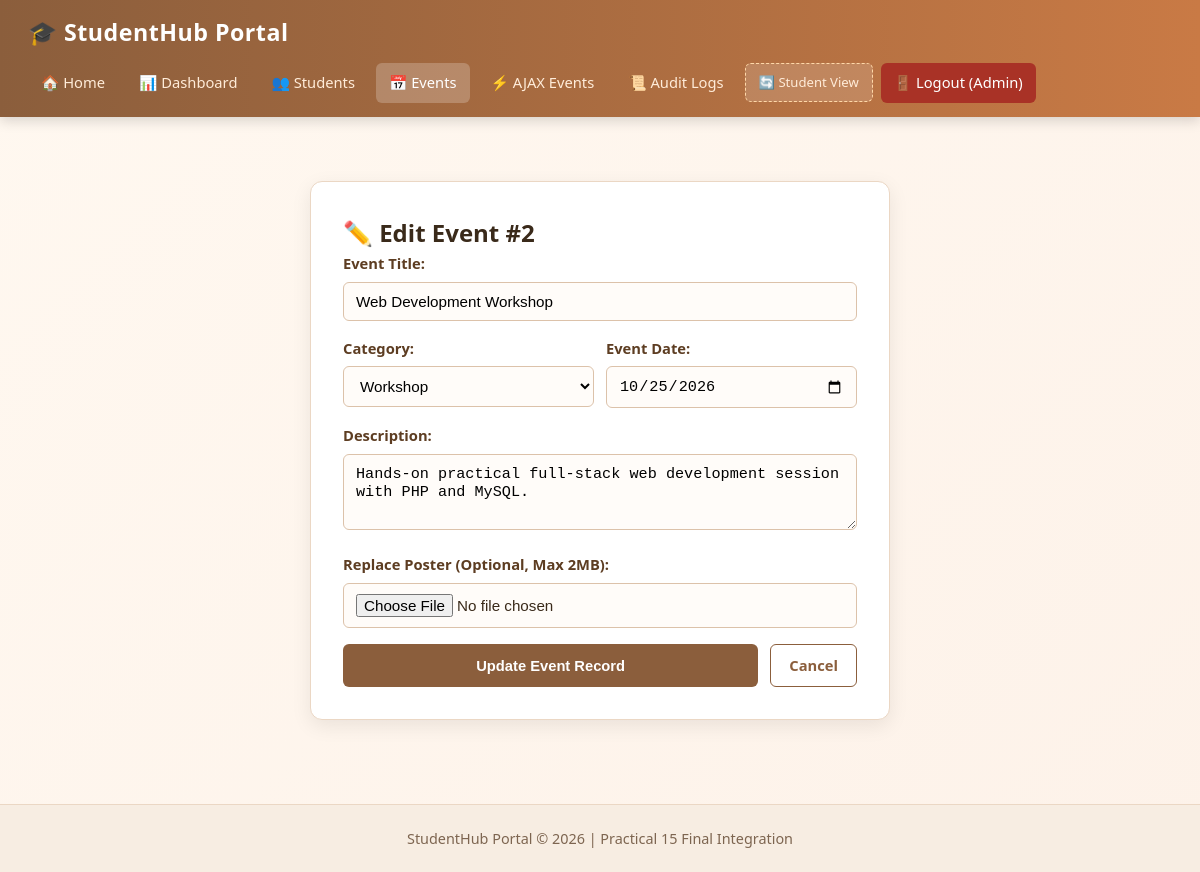
The app's page /PAGES/edit_event.php?id=2 (signed in) with its own data.
### tables this page shows
CREATE TABLE IF NOT EXISTS events (
    event_id INT AUTO_INCREMENT PRIMARY KEY,
    title VARCHAR(150) NOT NULL,
    category VARCHAR(50) NOT NULL,
    description TEXT,
    event_date DATE NOT NULL,
    poster VARCHAR(255) DEFAULT NULL,
    created_at TIMESTAMP DEFAULT CURRENT_TIMESTAMP
);

### PAGES/edit_event.php (the view, shortened to what this page needs)
<?php
require_once 'db_connect.php';
$id = (int)($_GET['id'] ?? 0);
$fetch_q = mysqli_query($conn, "SELECT * FROM events WHERE event_id = $id LIMIT 1");
$event = mysqli_fetch_assoc($fetch_q);
?>
<!doctype html>
<html lang="en">
<head>
  <link rel="stylesheet" href="../CSS/style.css" />
</head>
<body>
  <?php include 'navbar.php'; ?>
  <main>
    <div class="form-box" style="max-width: 580px;">
      <h2>✏️ Edit Event #<?php echo $id; ?></h2>
      <form action="edit_event.php?id=<?php echo $id; ?>" method="POST" enctype="multipart/form-data">
        <div class="form-group">
          <label>Event Title:</label>
          <input type="text" name="title" class="form-control" required value="<?php echo htmlspecialchars($event['title']); ?>">
        </div>
        <div style="display: grid; grid-template-columns: 1fr 1fr; gap: 12px;">
          <div class="form-group">
            <label>Category:</label>
            <select name="category" class="form-control" required>
              <option value="Workshop" <?php echo ($event['category'] === 'Workshop') ? 'selected' : ''; ?>>Workshop</option>
            </select>
          </div>
          <div class="form-group">
            <label>Event Date:</label>
            <input type="date" name="event_date" class="form-control" required value="<?php echo htmlspecialchars($event['event_date']); ?>">
          </div>
        </div>
        <div class="form-group">
          <label>Description:</label>
          <textarea name="description" class="form-control" rows="3"><?php echo htmlspecialchars($event['description']); ?></textarea>
        </div>
        <div class="form-group">
          <label>Replace Poster (Optional, Max 2MB):</label>
          <input type="file" name="poster" class="form-control" accept="image/jpeg,image/png,image/webp">
        </div>
        <div style="display: flex; gap: 12px; margin-top: 10px;">
          <button type="submit" class="btn btn-primary" style="flex: 1;">Update Event Record</button>
          <a href="events.php" class="btn btn-outline">Cancel</a>
        </div>
      </form>
    </div>
  </main>
  <footer>
    <p>StudentHub Portal &copy; 2026 | Practical 15 Final Integration</p>
  </footer>
</body>
</html>

### CSS/style.css (style rules this page uses)
* { box-sizing: border-box; margin: 0; padding: 0; }
body { font-family: "Segoe UI", Arial, Helvetica, sans-serif; background: linear-gradient(135deg, #fff8f0 0%, #fdf2e9 100%); color: #3a2a1a; min-height: 100vh; display: flex; flex-direction: column; line-height: 1.6; }
main { flex: 1; padding: 28px 20px 48px; max-width: 1120px; margin: 0 auto; width: 100%; }
.btn { display: inline-block; padding: 9px 18px; border-radius: 6px; text-decoration: none; font-weight: 600; cursor: pointer; border: none; font-size: 0.92rem; transition: all 0.2s ease; text-align: center; }
.btn-primary { background: #8b5e3c; color: #ffffff; }
.btn-outline { background: transparent; color: #8b5e3c; border: 1px solid #8b5e3c; }
.form-box { max-width: 500px; margin: 36px auto; background: #ffffff; padding: 32px; border-radius: 12px; box-shadow: 0 6px 20px rgba(0, 0, 0, 0.08); border: 1px solid #ebd7c4; }
.form-group { margin-bottom: 16px; text-align: left; }
.form-group label { display: block; font-weight: 600; margin-bottom: 6px; color: #5d3d22; font-size: 0.92rem; }
.form-control { width: 100%; padding: 10px 12px; border: 1px solid #dcc2aa; border-radius: 6px; font-size: 0.95rem; background: #fffcf9; }
footer { background: #f7ede2; border-top: 1px solid #ebd7c4; padding: 22px 20px; text-align: center; color: #7d6550; font-size: 0.9rem; }

### records on screen
events: title "Web Development Workshop", category "Workshop", event_date "10/25/2026", description "Hands-on practical full-stack web development session with PHP and MySQL."

### other values on screen
$id "2"
